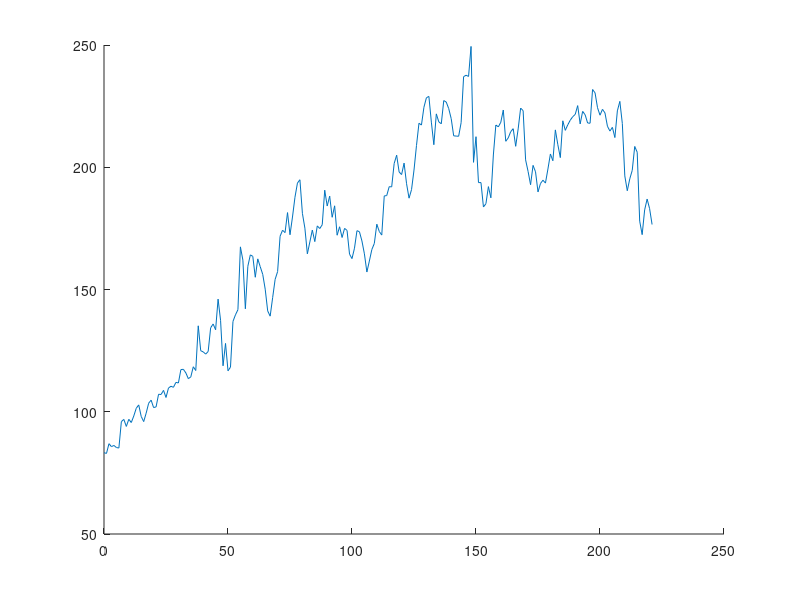

This figure's MATLAB source: (Note: this script raises an error after producing the figure.)
t = linspace(0, 221, 222);
f = [ 83.2600021362 82.9599990845 86.9400024414 85.7300033569 86.2200012207 85.3700027466 85.1600036621 95.9700012207 96.8700027466 94.0 96.9100036621 95.5999984741 98.25 101.419998169 102.800003052 98.0999984741 95.9700012207 99.4199981689 103.480003357 104.75 101.709999084 101.989997864 107.150001526 107.059997559 108.739997864 105.839996338 109.699996948 110.430000305 110.0 112.019996643 111.769996643 117.239997864 117.36000061 115.900001526 113.540000916 114.260002136 118.400001526 116.86000061 135.149993896 124.959999084 124.489997864 123.580001831 124.63999939 134.330001831 135.899993896 133.539993286 146.070007324 137.399993896 118.800003052 127.949996948 116.739997864 118.239997864 136.929992676 139.630004883 141.740005493 167.440002441 162.020004272 142.11000061 159.5 164.160003662 163.559997559 155.009994507 162.529998779 159.320007324 156.210006714 150.130004883 141.25 139.100006104 146.660003662 154.130004883 157.330001831 171.770004272 174.25 173.270004272 181.460006714 172.38999939 179.649993896 187.729995728 193.529998779 194.88999939 181.149993896 175.100006104 164.589996338 169.429992676 174.300003052 169.589996338 176.009994507 174.929992676 176.5 190.619995117 184.149993896 188.190002441 179.539993286 184.229995728 172.199996948 175.660003662 171.270004272 174.990005493 174.179992676 164.470001221 162.63999939 166.899993896 174.059997559 173.619995117 169.869995117 164.589996338 157.149993896 161.649993896 166.350006104 168.830001831 176.710006714 173.729995728 172.270004272 188.279998779 188.410003662 192.059997559 191.979995728 201.529998779 204.940002441 198.080001831 197.009994507 201.699996948 193.259994507 187.350006104 190.839996338 198.850006104 208.88999939 218.0 217.259994507 224.529998779 228.429992676 228.979995728 218.449996948 209.220001221 221.830001831 218.559997559 217.770004272 227.270004272 226.660003662 223.979995728 219.880004883 212.850006104 212.75 212.679992676 218.25 237.070007324 237.630004883 237.13999939 249.419998169 202.009994507 212.5 193.720001221 193.740005493 183.75 185.089996338 192.080001831 187.5 205.020004272 217.279998779 216.509994507 218.410003662 223.410003662 210.630004883 212.009994507 214.570007324 215.770004272 208.570007324 215.690002441 224.199996948 223.149993896 203.020004272 198.289993286 192.850006104 200.770004272 198.13999939 189.910003662 193.36000061 194.710006714 193.520004272 199.279998779 205.429992676 202.660003662 215.279998779 209.220001221 203.949996948 219.0 215.089996338 217.339996338 219.240005493 220.679992676 221.600006104 225.210006714 217.720001221 222.850006104 221.479995728 218.11000061 218.0 231.800003052 230.449996948 224.350006104 221.289993286 223.690002441 222.229995728 216.770004272 214.800003052 216.320007324 212.149993896 223.059997559 226.940002441 217.88999939 196.460006714 190.399993896 195.240005493 198.740005493 208.509994507 206.13999939 177.979995728 172.440002441 182.550003052 186.990005493 183.070007324 176.583999634 ];

hold on;
plot(t,f);

ar(22, f);
ar(50, f);
ar(10, f);

legend
hold off;


function ar(n, f)
    B = cell(1,n);
    for i = 1:n
        B{i} = f(i:end-n+i-1);
    end
    B = vertcat(B{:});
    fz = f(n+1:end);
    tp = n:length(f)-1;
    c = (fz*B')*(B*B')^-1;
    fp = c*B;
    e = sqrt(sum((fz-fp).^2))/length(fp);
    for i = 1:n
        tp = [tp tp(end)+1];
        b1 = fp(end-length(c)+1:end);
        a1 = b1*c';
        fp = [fp a1];
    end
    plot(tp,fp,'DisplayName','ar(' + string(n) + ') e=' + string(e));
end
